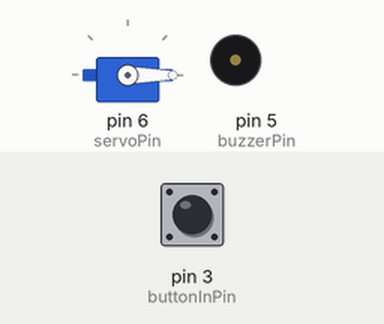
Simulated run of this sketch. Board: Arduino Uno, built with avr-gcc and run on an emulated ATmega328P. Parts: servo, buzzer (waves = sounding). The test bench sets the inputs (shaded band); at power-on: pin 3 (buttonInPin) LOW.

Above: at 1.2 s.
1.3 s: pin 3 (buttonInPin) pulled HIGH for 0.15 s
At 2.0 s:
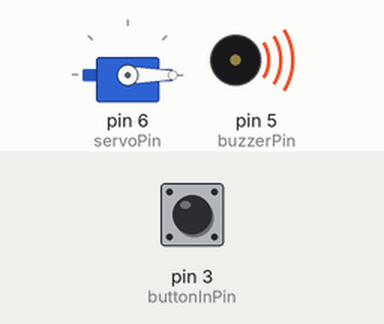
4.4 s: pin 3 (buttonInPin) pulled HIGH for 1 s
At 7.1 s:
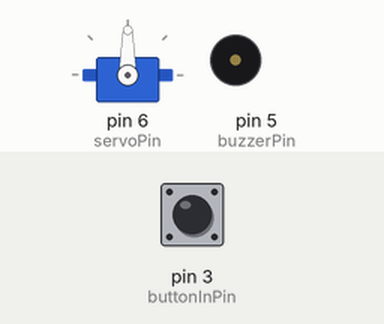
8.4 s: pin 3 (buttonInPin) pulled HIGH for 3.2 s
At 9.8 s:
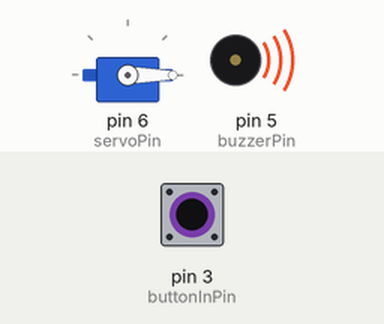
Timing chart, 0 to 12.9 s (numbered marks = the images above; inputs shaded):
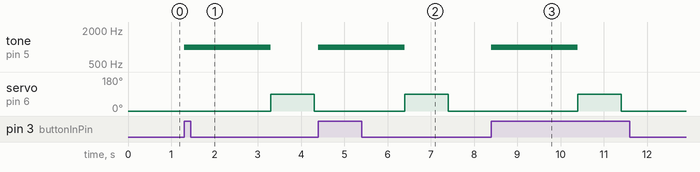

The sketch:

button_example.ino
```cpp
#include <Servo.h>

const int buttonInPin = 3;
const int buzzerPin = 5;
const int servoPin = 6;

int currentButtonState = 0;
int lastButtonState = 0;
bool currentlyWarning = false;

unsigned long injectionDelay = 2000;
unsigned long warningStartTime = 0;

Servo servo;

void setup() {
  pinMode(buttonInPin, INPUT);
  pinMode(buzzerPin, OUTPUT);
  servo.attach(servoPin);
  servo.write(0);
}

void loop() {
  // BUTTON
  currentButtonState = digitalRead(buttonInPin);
  // execute logice if the button state has changed
  if(currentButtonState != lastButtonState) {
    // but only if it was pressed (no need to do it for unpressing too)
    if (currentButtonState == HIGH) {
      handleButtonPress();
    }
    delay(30);
  }
  lastButtonState = currentButtonState;

  // TIME
  if(currentlyWarning && ((millis() - warningStartTime) > injectionDelay)) {
    inject();
  }
}

void handleButtonPress() {
  if(currentlyWarning == false) {
    warnUser();
  } else {
    cancelInjection();
  }
}

void warnUser() {
  currentlyWarning = true;
  warningStartTime = millis();
  tone(buzzerPin, 1000, int(injectionDelay));
}

void cancelInjection() {
  currentlyWarning = false;
  noTone(buzzerPin);
}

void inject() {
  currentlyWarning = false;
  servo.write(90);
  delay(1000);
  servo.write(0);
}
```

Measured:
- after the input at 1.3 s, tone on pin 5 (buzzerPin): silent → 1000 Hz at once, → silent 2.0 s later; servo on pin 6 (servoPin): 0° → 90° after 2.0 s, → 0° 1.0 s later
- after the input at 4.4 s, tone on pin 5 (buzzerPin): silent → 1000 Hz at once, → silent 2.0 s later; servo on pin 6 (servoPin): 0° → 90° after 2.0 s, → 0° 1.0 s later
- after the input at 8.4 s, tone on pin 5 (buzzerPin): silent → 1000 Hz at once, → silent 2.0 s later; servo on pin 6 (servoPin): 0° → 90° after 2.0 s, → 0° 1.0 s later
